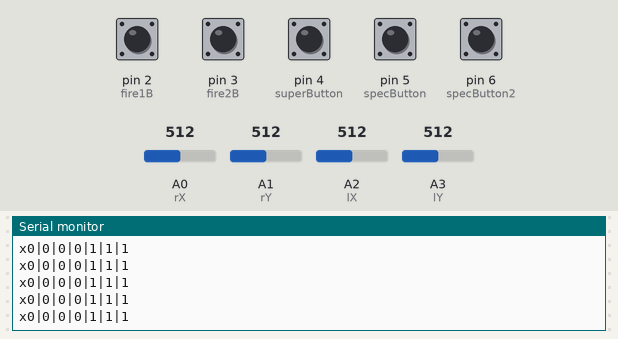
The sketch below on a simulated Arduino Uno, built with avr-gcc and run on an emulated ATmega328P. On the bench: the last lines printed to the serial monitor. The inputs (shaded band) are chosen by the test bench; at power-on: pin 2 (fire1B), pin 3 (fire2B), pin 4 (superButton), pin 5 (specButton), pin 6 (specButton2) HIGH, A0 (rX) = 512, A1 (rY) = 512, A2 (lX) = 512, A3 (lY) = 512. No radio packets arrive unless stated.

Above: at 1.2 s.
1.3 s: A0 (rX) set to 600
At 2.0 s:
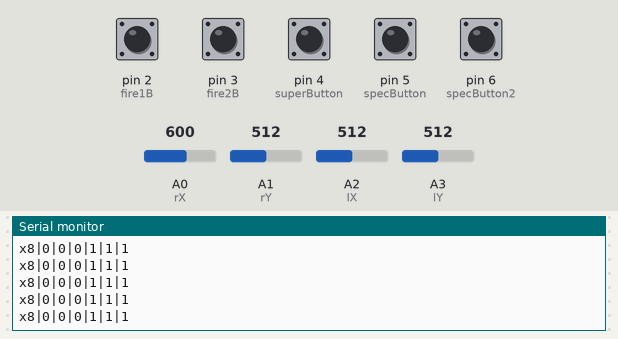
2.8 s: A0 (rX) set to 621
At 3.8 s:
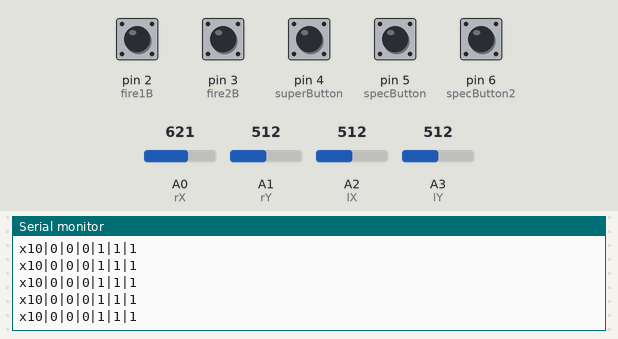
13.3 s: A1 (rY) set to 630
At 14.4 s:
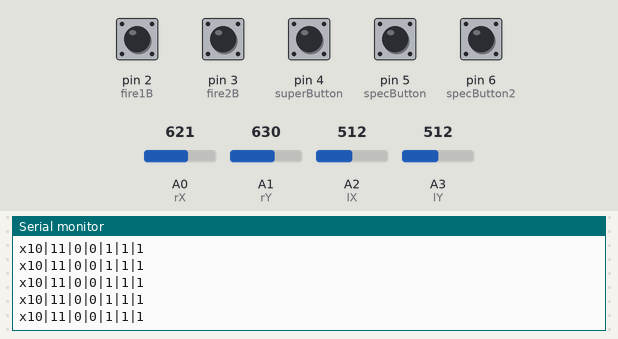
16.3 s: A1 (rY) set to 601
At 16.9 s:
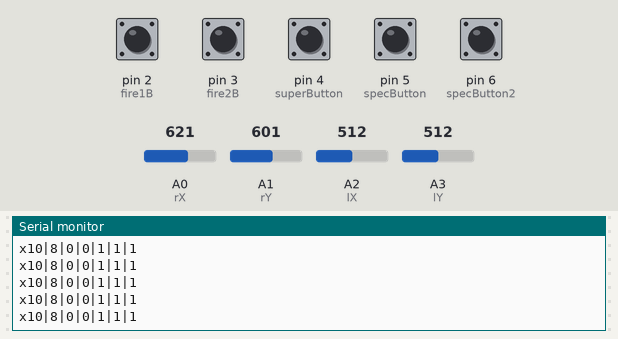
Timing chart, 0 to 19.3 s (numbered marks = the images above; inputs shaded):
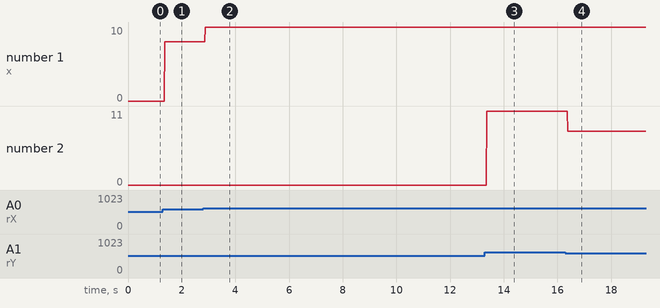

Measured:
- after the input at 1.3 s, the serial monitor: prints a new line after 0.07 s (image 1)
- after the input at 2.8 s, the serial monitor: prints a new line after 0.07 s (image 2)
- after the input at 13.3 s, the serial monitor: prints a new line after 0.07 s (image 3)
- after the input at 16.3 s, the serial monitor: prints a new line after 0.08 s (image 4)
- plotted number 1: 0 → 8 after the input at 1.3 s, 8 → 10 after the input at 2.8 s
- plotted number 2: 0 → 11 after the input at 13.3 s, 11 → 8 after the input at 16.3 s

The sketch:

MechaController.ino
```cpp
/*
 * Game controller script
 *  for getting controller input to the raspberry pi/pandaboard
 *  Namely...
 *      -Analogue stick controls
 *      -Special move button
 *      -Potential pedals
 *      -Special move switches
 *
 * Send input either via bluetooth or via RF
 *  get commands and use SerialCommand to do stuff since apparently the
 *  things it reads goes through
 *  might not be any point to this though since we'll always be using the
 *  controls
 *
 */

#include <SPI.h>
#include <nRF24L01.h>
#include <RF24.h>

//serial command stuff
#include <SoftwareSerial.h>
#include <SerialCommand.h>

SerialCommand sCmd;

RF24 radio(7, 8); //cns, ce pins
//const byte addresses[][6] = {"1Node", "2Node"};
// Radio pipe addresses for the 2 nodes to communicate.
const uint64_t pipes[2] = { 0xF0F0F0F0E1LL, 0xF0F0F0F0D2LL };

const int min_payload_size = 4;
const int max_payload_size = 32;
const int payload_size_increments_by = 1;
int next_payload_size = min_payload_size;


//analog stick pins
 const int rX = A0;
 const int rY = A1;
 const int lX = A2;
 const int lY = A3;

//mapped analogRead values
 int rYval, rXval, lYval, lXval, spec1, spec2, super, fire1, fire2, pedal;

/*
  special buttons
  maybe map this to a resistor ladder like in the arduino tutorial
  and calculate it from there, rathre than using a bunch of pins
*/
//DO NOT USE THESE
 const int specButton2 = 6;
 const int specButton = 5;

 const int superButton = 4;
 const int fire2B = 3;
 const int fire1B = 2;
 const int pedalB = 5;


 bool bc = false;

 //msg is the string to send out
 //apparently msg length is like 23 + \0
 int messageLength = 23;
 String msg = "";
 char msgBuff[max_payload_size+1];

 //encode the current controller state
String EncodeState()
{
  String m = "";
  m+='x';
  m+=rXval;
  m+='|';
  m+=rYval;
  m+='|';
  m+=lXval;
  m+='|';
  m+=lYval;
  m+='|';
  m+=fire1;
  m+='|';
  m+=fire2;
  m+='|';
  m+=super;
 // m+='|';
  //m+=pedal;
  //terminating character
  m+='\n';

  return m;
}


void setup() {
  // put your setup code here, to run once:
  pinMode(specButton, INPUT_PULLUP);
  pinMode(specButton2, INPUT_PULLUP);
  pinMode(superButton, INPUT_PULLUP);

  pinMode(fire1B, INPUT_PULLUP);
  pinMode(fire2B, INPUT_PULLUP);

  //probably want something faster than 9600 for this
  Serial.begin(9600);
  while (!Serial);

  radio.begin();
  radio.openWritingPipe(pipes[0]);
  radio.openReadingPipe(1,pipes[1]);
  //radio.setPALevel(RF24_PA_MIN);
  //radio.stopListening();

  // enable dynamic payloads
  radio.enableDynamicPayloads();
  //radio.setAutoAck(1);                    // Ensure autoACK is enabled
  // optionally, increase the delay between retries & # of retries
  //radio.setRetries(15,15);

  radio.startListening();

  sCmd.clearBuffer();
  //sCmd.addCommand("START", startCMD);

}

void loop() {
  // put your main code here, to run repeatedly:
  MapAnalogue();
  spec1 = digitalRead(specButton);
  spec2 = digitalRead(specButton2);
  super = digitalRead(superButton);

  fire1 = digitalRead(fire1B);
  fire2 = digitalRead(fire2B);
  pedal = digitalRead(pedalB);


  //create msg string here
  msg = EncodeState();
  Serial.println(msg);
  //Serial.flush();
  //broadcast the message to the RPi
  //no longer need to broadcast
  //Broadcast(msg);

  //pause for a moment
  delay(5);
}

void MapAnalogue()
{
  rXval = map(analogRead(rX), 0, 1023, -50, 50);
  rYval = map(analogRead(rY), 0, 1023, -50, 50);
  lXval = map(analogRead(lX), 0, 1023, -50, 50);
  lYval = map(analogRead(lY), 0, 1023, -50, 50);
}

//broadcast the game input to the RPi
void Broadcast(String msg)
{
  radio.stopListening();

  //Serial.println("Here's the message!");
  //Serial.println(msg);
  msg.toCharArray(msgBuff, messageLength+1);
  //Serial.println("Bump");
  if(!radio.write( msgBuff, strlen(msgBuff) ))
  {
    //Serial.println("Failed");
  }

  // Now, continue listening
  radio.startListening();

  // Wait here until we get a response, or timeout
  unsigned long started_waiting_at = micros();
  bool timeout = false;

  //stall until we're sure the RPi has read the input or we've timed out
  //for now, half a second
  while ( ! radio.available() && !timeout )
    if (micros() - started_waiting_at > 200000 )
    {
      timeout = true;
      //Serial.println("Timed out..");
    }

  if(!timeout)
  {
    unsigned long got_time;
    radio.read(&got_time, sizeof(unsigned long));
  }

  //try again later
  delay(1);
}
```
